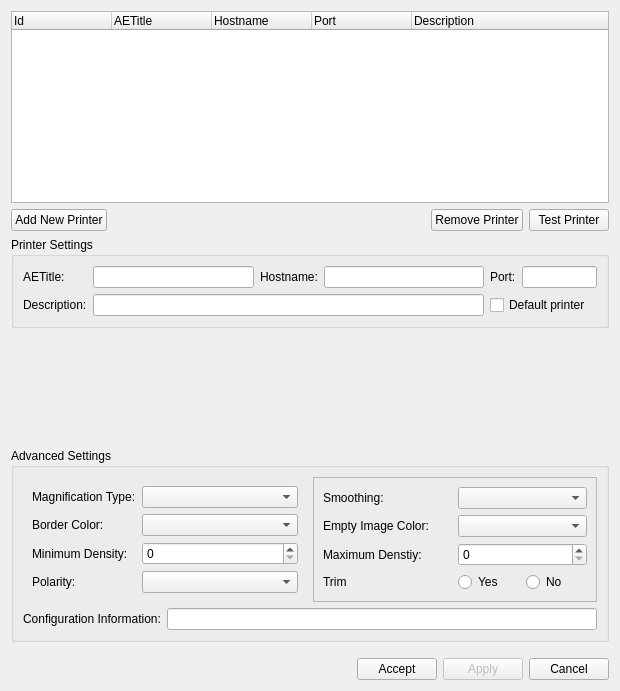
<?xml version="1.0" encoding="UTF-8"?>
<ui version="4.0">
 <class>QDicomPrinterConfigurationWidgetBase</class>
 <widget class="QWidget" name="QDicomPrinterConfigurationWidgetBase">
  <property name="windowModality">
   <enum>Qt::ApplicationModal</enum>
  </property>
  <property name="geometry">
   <rect>
    <x>0</x>
    <y>0</y>
    <width>620</width>
    <height>691</height>
   </rect>
  </property>
  <property name="sizePolicy">
   <sizepolicy hsizetype="Preferred" vsizetype="MinimumExpanding">
    <horstretch>0</horstretch>
    <verstretch>0</verstretch>
   </sizepolicy>
  </property>
  <property name="windowTitle">
   <string>DICOM Printers Configuration</string>
  </property>
  <layout class="QVBoxLayout" name="verticalLayout">
   <item>
    <widget class="QTreeWidget" name="m_listPrintersTreeWidget">
     <property name="minimumSize">
      <size>
       <width>0</width>
       <height>130</height>
      </size>
     </property>
     <property name="maximumSize">
      <size>
       <width>16777215</width>
       <height>16777215</height>
      </size>
     </property>
     <column>
      <property name="text">
       <string>Id</string>
      </property>
     </column>
     <column>
      <property name="text">
       <string>AETitle</string>
      </property>
     </column>
     <column>
      <property name="text">
       <string>Hostname</string>
      </property>
     </column>
     <column>
      <property name="text">
       <string>Port</string>
      </property>
     </column>
     <column>
      <property name="text">
       <string>Description</string>
      </property>
     </column>
    </widget>
   </item>
   <item>
    <layout class="QHBoxLayout" name="horizontalLayout_4">
     <item>
      <widget class="QPushButton" name="m_addPrinterPushButton">
       <property name="sizePolicy">
        <sizepolicy hsizetype="Fixed" vsizetype="Fixed">
         <horstretch>0</horstretch>
         <verstretch>0</verstretch>
        </sizepolicy>
       </property>
       <property name="maximumSize">
        <size>
         <width>16777215</width>
         <height>16777215</height>
        </size>
       </property>
       <property name="text">
        <string>Add New Printer</string>
       </property>
       <property name="icon">
        <iconset resource="../../../main/main.qrc">
         <normaloff>:/images/addNewPrinter.png</normaloff>:/images/addNewPrinter.png</iconset>
       </property>
      </widget>
     </item>
     <item>
      <spacer name="horizontalSpacer_3">
       <property name="orientation">
        <enum>Qt::Horizontal</enum>
       </property>
       <property name="sizeHint" stdset="0">
        <size>
         <width>40</width>
         <height>20</height>
        </size>
       </property>
      </spacer>
     </item>
     <item>
      <widget class="QPushButton" name="m_deletePrinterPushButton">
       <property name="sizePolicy">
        <sizepolicy hsizetype="Fixed" vsizetype="Fixed">
         <horstretch>0</horstretch>
         <verstretch>0</verstretch>
        </sizepolicy>
       </property>
       <property name="maximumSize">
        <size>
         <width>16777215</width>
         <height>16777215</height>
        </size>
       </property>
       <property name="text">
        <string>Remove Printer</string>
       </property>
       <property name="icon">
        <iconset resource="../../../main/main.qrc">
         <normaloff>:/images/removePrinter.png</normaloff>:/images/removePrinter.png</iconset>
       </property>
      </widget>
     </item>
     <item>
      <widget class="QPushButton" name="m_testPrinterPushButton">
       <property name="maximumSize">
        <size>
         <width>16777215</width>
         <height>16777215</height>
        </size>
       </property>
       <property name="text">
        <string>Test Printer</string>
       </property>
       <property name="icon">
        <iconset resource="../../../main/main.qrc">
         <normaloff>:/images/printerTest.png</normaloff>:/images/printerTest.png</iconset>
       </property>
      </widget>
     </item>
    </layout>
   </item>
   <item>
    <widget class="QGroupBox" name="m_printerSettingsGroupBox">
     <property name="title">
      <string>Printer Settings</string>
     </property>
     <layout class="QGridLayout" name="gridLayout">
      <item row="0" column="0">
       <widget class="QLabel" name="m_printerAetitleLabel">
        <property name="enabled">
         <bool>true</bool>
        </property>
        <property name="text">
         <string>AETitle:</string>
        </property>
       </widget>
      </item>
      <item row="0" column="1">
       <widget class="QLineEdit" name="m_printerAetitleLineEdit"/>
      </item>
      <item row="0" column="2">
       <widget class="QLabel" name="m_printerHostnameLabel">
        <property name="text">
         <string>Hostname:</string>
        </property>
       </widget>
      </item>
      <item row="0" column="3">
       <widget class="QLineEdit" name="m_printerHostnameLineEdit"/>
      </item>
      <item row="0" column="4">
       <widget class="QLabel" name="m_printerPortLabel">
        <property name="text">
         <string>Port:</string>
        </property>
       </widget>
      </item>
      <item row="0" column="5">
       <widget class="QLineEdit" name="m_printerPortLineEdit">
        <property name="sizePolicy">
         <sizepolicy hsizetype="Fixed" vsizetype="Fixed">
          <horstretch>0</horstretch>
          <verstretch>0</verstretch>
         </sizepolicy>
        </property>
        <property name="maximumSize">
         <size>
          <width>75</width>
          <height>133</height>
         </size>
        </property>
        <property name="maxLength">
         <number>5</number>
        </property>
       </widget>
      </item>
      <item row="1" column="0">
       <widget class="QLabel" name="m_printerDescriptionLabel">
        <property name="text">
         <string>Description:</string>
        </property>
       </widget>
      </item>
      <item row="1" column="1" colspan="3">
       <widget class="QLineEdit" name="m_printerDescriptionLineEdit"/>
      </item>
      <item row="1" column="4" colspan="2">
       <widget class="QCheckBox" name="m_printerDefaultPrinterCheckBox">
        <property name="text">
         <string>Default printer</string>
        </property>
       </widget>
      </item>
     </layout>
    </widget>
   </item>
   <item>
    <spacer name="verticalSpacer_2">
     <property name="orientation">
      <enum>Qt::Vertical</enum>
     </property>
     <property name="sizeType">
      <enum>QSizePolicy::Fixed</enum>
     </property>
     <property name="sizeHint" stdset="0">
      <size>
       <width>20</width>
       <height>5</height>
      </size>
     </property>
    </spacer>
   </item>
   <item>
    <layout class="QHBoxLayout" name="horizontalLayout">
     <item>
      <widget class="udg::QDicomPrinterBasicSettingsWidget" name="m_qdicomPrinterBasicSettingsWidget" native="true">
       <property name="sizePolicy">
        <sizepolicy hsizetype="Expanding" vsizetype="Expanding">
         <horstretch>0</horstretch>
         <verstretch>0</verstretch>
        </sizepolicy>
       </property>
       <property name="maximumSize">
        <size>
         <width>16777215</width>
         <height>100</height>
        </size>
       </property>
      </widget>
     </item>
    </layout>
   </item>
   <item>
    <spacer name="verticalSpacer">
     <property name="orientation">
      <enum>Qt::Vertical</enum>
     </property>
     <property name="sizeType">
      <enum>QSizePolicy::Fixed</enum>
     </property>
     <property name="sizeHint" stdset="0">
      <size>
       <width>20</width>
       <height>5</height>
      </size>
     </property>
    </spacer>
   </item>
   <item>
    <widget class="QGroupBox" name="m_advancedSettingsGroupBox">
     <property name="enabled">
      <bool>true</bool>
     </property>
     <property name="title">
      <string>Advanced Settings</string>
     </property>
     <layout class="QGridLayout" name="gridLayout_3">
      <item row="0" column="0" colspan="2">
       <layout class="QHBoxLayout" name="horizontalLayout_5">
        <item>
         <widget class="QFrame" name="frame">
          <property name="sizePolicy">
           <sizepolicy hsizetype="Preferred" vsizetype="Preferred">
            <horstretch>0</horstretch>
            <verstretch>0</verstretch>
           </sizepolicy>
          </property>
          <property name="frameShape">
           <enum>QFrame::NoFrame</enum>
          </property>
          <property name="frameShadow">
           <enum>QFrame::Sunken</enum>
          </property>
          <layout class="QFormLayout" name="formLayout">
           <property name="fieldGrowthPolicy">
            <enum>QFormLayout::AllNonFixedFieldsGrow</enum>
           </property>
           <item row="0" column="0">
            <widget class="QLabel" name="m_magnifactionTypeLabel">
             <property name="minimumSize">
              <size>
               <width>0</width>
               <height>0</height>
              </size>
             </property>
             <property name="text">
              <string>Magnification Type:</string>
             </property>
            </widget>
           </item>
           <item row="0" column="1">
            <widget class="QComboBox" name="m_magnifactionTypeComboBox">
             <property name="enabled">
              <bool>true</bool>
             </property>
             <property name="sizePolicy">
              <sizepolicy hsizetype="Preferred" vsizetype="Fixed">
               <horstretch>0</horstretch>
               <verstretch>0</verstretch>
              </sizepolicy>
             </property>
             <property name="minimumSize">
              <size>
               <width>0</width>
               <height>0</height>
              </size>
             </property>
            </widget>
           </item>
           <item row="1" column="0">
            <widget class="QLabel" name="m_borderDensityLabel">
             <property name="minimumSize">
              <size>
               <width>0</width>
               <height>0</height>
              </size>
             </property>
             <property name="text">
              <string>Border Color:</string>
             </property>
            </widget>
           </item>
           <item row="2" column="0">
            <widget class="QLabel" name="m_miniumDensityLabel">
             <property name="minimumSize">
              <size>
               <width>0</width>
               <height>0</height>
              </size>
             </property>
             <property name="text">
              <string>Minimum Density:</string>
             </property>
            </widget>
           </item>
           <item row="2" column="1">
            <widget class="QSpinBox" name="m_minimumDensitySpinBox">
             <property name="sizePolicy">
              <sizepolicy hsizetype="Preferred" vsizetype="Fixed">
               <horstretch>0</horstretch>
               <verstretch>0</verstretch>
              </sizepolicy>
             </property>
             <property name="minimumSize">
              <size>
               <width>0</width>
               <height>0</height>
              </size>
             </property>
            </widget>
           </item>
           <item row="3" column="0">
            <widget class="QLabel" name="m_polarityLabel">
             <property name="minimumSize">
              <size>
               <width>0</width>
               <height>0</height>
              </size>
             </property>
             <property name="text">
              <string>Polarity:</string>
             </property>
            </widget>
           </item>
           <item row="3" column="1">
            <widget class="QComboBox" name="m_polarityComboBox">
             <property name="sizePolicy">
              <sizepolicy hsizetype="Preferred" vsizetype="Fixed">
               <horstretch>0</horstretch>
               <verstretch>0</verstretch>
              </sizepolicy>
             </property>
             <property name="minimumSize">
              <size>
               <width>0</width>
               <height>0</height>
              </size>
             </property>
            </widget>
           </item>
           <item row="1" column="1">
            <widget class="QComboBox" name="m_borderDensityComboBox">
             <property name="sizePolicy">
              <sizepolicy hsizetype="Preferred" vsizetype="Fixed">
               <horstretch>0</horstretch>
               <verstretch>0</verstretch>
              </sizepolicy>
             </property>
             <property name="minimumSize">
              <size>
               <width>0</width>
               <height>0</height>
              </size>
             </property>
            </widget>
           </item>
          </layout>
         </widget>
        </item>
        <item>
         <widget class="QFrame" name="frame_2">
          <property name="sizePolicy">
           <sizepolicy hsizetype="Preferred" vsizetype="Preferred">
            <horstretch>0</horstretch>
            <verstretch>0</verstretch>
           </sizepolicy>
          </property>
          <property name="frameShape">
           <enum>QFrame::StyledPanel</enum>
          </property>
          <property name="frameShadow">
           <enum>QFrame::Raised</enum>
          </property>
          <layout class="QGridLayout" name="gridLayout_2">
           <item row="0" column="0">
            <layout class="QHBoxLayout" name="horizontalLayout_10">
             <item>
              <widget class="QLabel" name="m_smoothingTypeLabel">
               <property name="minimumSize">
                <size>
                 <width>0</width>
                 <height>0</height>
                </size>
               </property>
               <property name="text">
                <string>Smoothing:</string>
               </property>
              </widget>
             </item>
             <item>
              <widget class="QComboBox" name="m_smoothingTypeComboBox">
               <property name="sizePolicy">
                <sizepolicy hsizetype="Preferred" vsizetype="Fixed">
                 <horstretch>0</horstretch>
                 <verstretch>0</verstretch>
                </sizepolicy>
               </property>
               <property name="minimumSize">
                <size>
                 <width>0</width>
                 <height>0</height>
                </size>
               </property>
              </widget>
             </item>
            </layout>
           </item>
           <item row="1" column="0">
            <layout class="QHBoxLayout" name="horizontalLayout_9">
             <item>
              <widget class="QLabel" name="m_emptyDensityLabel">
               <property name="minimumSize">
                <size>
                 <width>0</width>
                 <height>0</height>
                </size>
               </property>
               <property name="text">
                <string>Empty Image Color:</string>
               </property>
              </widget>
             </item>
             <item>
              <widget class="QComboBox" name="m_emptyDensityComboBox">
               <property name="sizePolicy">
                <sizepolicy hsizetype="Preferred" vsizetype="Fixed">
                 <horstretch>0</horstretch>
                 <verstretch>0</verstretch>
                </sizepolicy>
               </property>
               <property name="minimumSize">
                <size>
                 <width>0</width>
                 <height>0</height>
                </size>
               </property>
              </widget>
             </item>
            </layout>
           </item>
           <item row="2" column="0">
            <layout class="QHBoxLayout" name="horizontalLayout_8">
             <item>
              <widget class="QLabel" name="m_maximDensityLabel">
               <property name="minimumSize">
                <size>
                 <width>0</width>
                 <height>0</height>
                </size>
               </property>
               <property name="text">
                <string>Maximum Denstiy:</string>
               </property>
              </widget>
             </item>
             <item>
              <widget class="QSpinBox" name="m_maximumDensitySpinBox">
               <property name="sizePolicy">
                <sizepolicy hsizetype="Preferred" vsizetype="Fixed">
                 <horstretch>0</horstretch>
                 <verstretch>0</verstretch>
                </sizepolicy>
               </property>
               <property name="minimumSize">
                <size>
                 <width>0</width>
                 <height>0</height>
                </size>
               </property>
              </widget>
             </item>
            </layout>
           </item>
           <item row="3" column="0">
            <layout class="QHBoxLayout" name="horizontalLayout_7">
             <item>
              <widget class="QLabel" name="m_visibleTrimLabel">
               <property name="text">
                <string>Trim</string>
               </property>
              </widget>
             </item>
             <item>
              <layout class="QHBoxLayout" name="horizontalLayout_6">
               <item>
                <widget class="QRadioButton" name="m_yesVisibleTrimRadioButton">
                 <property name="text">
                  <string>Yes</string>
                 </property>
                </widget>
               </item>
               <item>
                <widget class="QRadioButton" name="m_noVisibleTrimRadioButton">
                 <property name="text">
                  <string>No</string>
                 </property>
                </widget>
               </item>
              </layout>
             </item>
            </layout>
           </item>
          </layout>
         </widget>
        </item>
       </layout>
      </item>
      <item row="1" column="0">
       <widget class="QLabel" name="m_configuration">
        <property name="sizePolicy">
         <sizepolicy hsizetype="Preferred" vsizetype="Preferred">
          <horstretch>0</horstretch>
          <verstretch>0</verstretch>
         </sizepolicy>
        </property>
        <property name="minimumSize">
         <size>
          <width>0</width>
          <height>0</height>
         </size>
        </property>
        <property name="text">
         <string>Configuration Information:</string>
        </property>
       </widget>
      </item>
      <item row="1" column="1">
       <widget class="QLineEdit" name="m_configurationInformationLineEdit">
        <property name="sizePolicy">
         <sizepolicy hsizetype="MinimumExpanding" vsizetype="Fixed">
          <horstretch>0</horstretch>
          <verstretch>0</verstretch>
         </sizepolicy>
        </property>
        <property name="minimumSize">
         <size>
          <width>0</width>
          <height>0</height>
         </size>
        </property>
       </widget>
      </item>
     </layout>
    </widget>
   </item>
   <item>
    <spacer name="verticalSpacer_3">
     <property name="orientation">
      <enum>Qt::Vertical</enum>
     </property>
     <property name="sizeType">
      <enum>QSizePolicy::Fixed</enum>
     </property>
     <property name="sizeHint" stdset="0">
      <size>
       <width>20</width>
       <height>10</height>
      </size>
     </property>
    </spacer>
   </item>
   <item>
    <layout class="QHBoxLayout" name="horizontalLayout_2"/>
   </item>
   <item>
    <layout class="QHBoxLayout" name="horizontalLayout_3">
     <item>
      <spacer name="horizontalSpacer">
       <property name="orientation">
        <enum>Qt::Horizontal</enum>
       </property>
       <property name="sizeHint" stdset="0">
        <size>
         <width>308</width>
         <height>20</height>
        </size>
       </property>
      </spacer>
     </item>
     <item>
      <widget class="QPushButton" name="m_acceptSettingsPushButton">
       <property name="text">
        <string>Accept</string>
       </property>
      </widget>
     </item>
     <item>
      <widget class="QPushButton" name="m_applySettingsPushButton">
       <property name="enabled">
        <bool>false</bool>
       </property>
       <property name="text">
        <string>Apply</string>
       </property>
      </widget>
     </item>
     <item>
      <widget class="QPushButton" name="m_cancelSettingsPushButton">
       <property name="text">
        <string>Cancel</string>
       </property>
      </widget>
     </item>
    </layout>
   </item>
  </layout>
 </widget>
 <customwidgets>
  <customwidget>
   <class>udg::QDicomPrinterBasicSettingsWidget</class>
   <extends>QWidget</extends>
   <header>qdicomprinterbasicsettingswidget.h</header>
  </customwidget>
 </customwidgets>
 <tabstops>
  <tabstop>m_listPrintersTreeWidget</tabstop>
  <tabstop>m_addPrinterPushButton</tabstop>
  <tabstop>m_deletePrinterPushButton</tabstop>
  <tabstop>m_testPrinterPushButton</tabstop>
  <tabstop>m_printerAetitleLineEdit</tabstop>
  <tabstop>m_printerHostnameLineEdit</tabstop>
  <tabstop>m_printerPortLineEdit</tabstop>
  <tabstop>m_printerDescriptionLineEdit</tabstop>
  <tabstop>m_printerDefaultPrinterCheckBox</tabstop>
  <tabstop>m_magnifactionTypeComboBox</tabstop>
  <tabstop>m_smoothingTypeComboBox</tabstop>
  <tabstop>m_borderDensityComboBox</tabstop>
  <tabstop>m_emptyDensityComboBox</tabstop>
  <tabstop>m_minimumDensitySpinBox</tabstop>
  <tabstop>m_maximumDensitySpinBox</tabstop>
  <tabstop>m_polarityComboBox</tabstop>
  <tabstop>m_yesVisibleTrimRadioButton</tabstop>
  <tabstop>m_noVisibleTrimRadioButton</tabstop>
  <tabstop>m_configurationInformationLineEdit</tabstop>
  <tabstop>m_acceptSettingsPushButton</tabstop>
  <tabstop>m_applySettingsPushButton</tabstop>
  <tabstop>m_cancelSettingsPushButton</tabstop>
 </tabstops>
 <resources>
  <include location="../../../main/main.qrc"/>
 </resources>
 <connections/>
</ui>
